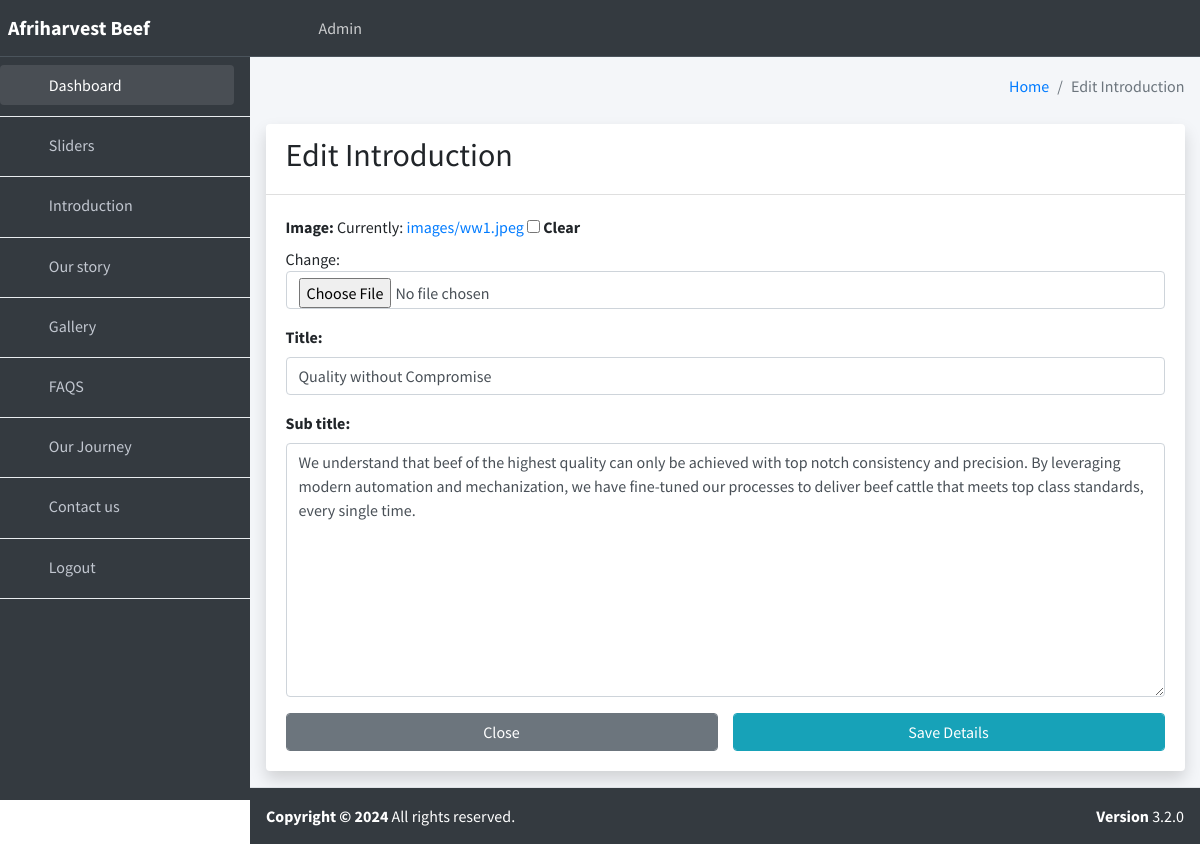
/edit_intro/1 (signed in), run on the app's committed database.
### mainapp/models.py (models this page shows, shortened)
class Intro(models.Model):
    user = models.ForeignKey(User,null=True,blank=True, on_delete=models.CASCADE)
    title = models.CharField(max_length=200,null=True,blank=True)
    sub_title = models.TextField()
    image = models.FileField(upload_to='images',blank=True,null=True)

### mainapp/decorators.py (the view)
        def wrapper_func(request, *args, **kwargs):
            group = None
            if request.user.groups.exists():
               group = request.user.groups.all()[0].name
            if group in allowed_roles:
               return view_func(request, *args, **kwargs)
            else:
                return HttpResponse('You are not authorized to view this page')

### mainapp/forms.py
class IntroForm(ModelForm):
    class Meta:
        model = Intro
        fields = ['image','title','sub_title']
        widgets = {
            'image': forms.ClearableFileInput(attrs={'class': 'form-control','required':'required'}),
            'title': forms.TextInput(attrs={'class': 'form-control', 'placeholder': 'Enter title','required':'required', 'placeholder': 'Enter title'}),
            'sub_title': forms.Textarea(attrs={'class': 'form-control', 'placeholder': 'Enter sub-title','required':'required', 'placeholder': 'Enter sub-title'}),
        }

### mainapp/admins.py (called while the page is built)
@login_required(login_url='login_user')
@allowed_users(allowed_roles=['admins'])
def edit_intro(request,id):
    intro = Intro.objects.get(id=id)
    form = IntroForm(request.POST or None,request.FILES or None,instance=intro)
    if form.is_valid():
        form.save()
        messages.success(request,'Introduction updated!')
        return redirect('intro')
    context={
        'form': form,
    }
    return render(request,'pages/admins/edit-intro.html',context)

### mainapp/templates/pages/admins/edit-intro.html (shortened to what this page needs)
{% extends 'pages/admins/base.html' %}
{% block content %}
<div class="content-header">
  <div class="container-fluid">
    <div class="row mb-2">
      <div class="col-sm-6">
      </div>
      <div class="col-sm-6">
        <ol class="breadcrumb float-sm-right">
          <li class="breadcrumb-item"><a href="{% url 'admin_home' %}">Home</a></li>
          <li class="breadcrumb-item active">Edit Introduction</li>
        </ol>
      </div>
    </div>
  </div>
</div>
<section class="content">
  <div class="container-fluid">
    <div class="row">
      <div class="col-lg-12 col-md-6 col-sm-3">
        <div class="card shadow">
          <div class="card-header">
            <h2>Edit Introduction</h2>
          </div>
          <div class="card-body">
            <form action="" method="post" enctype="multipart/form-data">
                 {{form.as_p}}
                <div class="row">
                  <div class="col-md-6">
                    <button type="button" class="btn btn-secondary form-control" data-dismiss="modal">Close</button>
                  </div>
                  <div class="col-md-6">
                    <button type="submit" class="btn btn-info form-control">Save Details</button>
                  </div>
                </div>
              </form>
          </div>
        </div>
      </div>
    </div>
  </div>
</section>
{% endblock %}

### data on the page
Intro: title "Quality without Compromise", sub_title "We understand that beef of the highest quality can only be achieved with top notch consistency and precision. By leveraging modern automation and mechanization, we have fine-tuned our processes to deliver beef cattle that meets top class standards, every single time."
